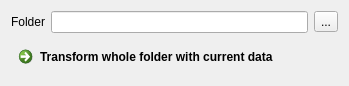
<?xml version="1.0" encoding="UTF-8"?>
<ui version="4.0">
 <class>Batch</class>
 <widget class="QDialog" name="Batch">
  <property name="geometry">
   <rect>
    <x>0</x>
    <y>0</y>
    <width>349</width>
    <height>86</height>
   </rect>
  </property>
  <property name="windowTitle">
   <string>Batch transformation</string>
  </property>
  <layout class="QGridLayout" name="gridLayout">
   <item row="0" column="0">
    <widget class="QLabel" name="label">
     <property name="text">
      <string>Folder</string>
     </property>
    </widget>
   </item>
   <item row="0" column="1">
    <widget class="QLineEdit" name="lineEdit">
     <property name="readOnly">
      <bool>true</bool>
     </property>
    </widget>
   </item>
   <item row="0" column="2">
    <widget class="QToolButton" name="toolButton">
     <property name="text">
      <string>...</string>
     </property>
    </widget>
   </item>
   <item row="1" column="0" colspan="3">
    <widget class="QCommandLinkButton" name="commandLinkButton">
     <property name="text">
      <string>Transform whole folder with current data</string>
     </property>
    </widget>
   </item>
  </layout>
 </widget>
 <resources/>
 <connections/>
 <buttongroups>
  <buttongroup name="buttonGroup"/>
 </buttongroups>
</ui>
